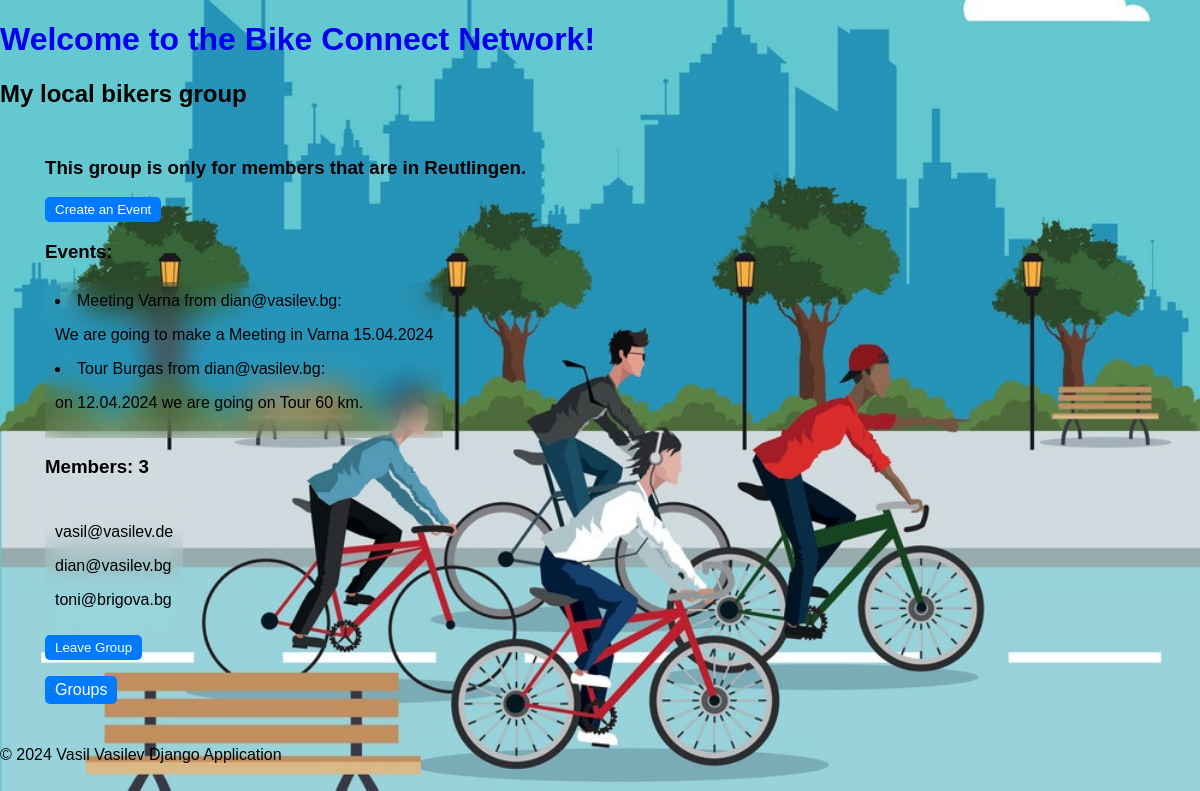
Screenshot of /group/1/details/ (signed in) with the database file from the repository.
### bike_connect_network/groups/models.py (models this page shows, shortened)
class Group(models.Model):
    name = models.CharField(max_length=100)
    description = models.TextField()
    created_by = models.ForeignKey(UserModel, on_delete=models.CASCADE)
    members = models.ManyToManyField(UserModel, related_name='group_members')
    created_at = models.DateTimeField(auto_now_add=True)

class Event(models.Model):
    group = models.ForeignKey(Group, on_delete=models.CASCADE)
    author = models.ForeignKey(UserModel, on_delete=models.CASCADE)
    title = models.CharField(max_length=50, blank=False, null=False)
    content = models.TextField()
    created_at = models.DateTimeField(auto_now_add=True)

### bike_connect_network/profiles/models.py (models this page shows)
class ProfileUser(auth_models.AbstractBaseUser, auth_models.PermissionsMixin):
    email = models.EmailField(
        unique=True,
        error_messages={
            'unique': _('A user with that email already exists')
        },
    )
    is_staff = models.BooleanField(
        _("staff status"),
        default=False,
        help_text=_("Designates whether the user can log into this admin site."),
    )
    is_active = models.BooleanField(
        _("active"),
        default=True,
        help_text=_(
            "Designates whether this user should be treated as active. "
            "Unselect this instead of deleting accounts."
        ),
    )
    date_joined = models.DateTimeField(_("date joined"), default=timezone.now)
    USERNAME_FIELD = 'email'
    objects = ProfileUserManager()

### bike_connect_network/groups/views.py (the view)
# urls.py: path("details/", GroupDetailView.as_view(), name="detail_group"),
class GroupDetailView(views.DetailView):
    queryset = Group.objects.all()
    template_name = "groups/group_details.html"
    context_object_name = "group"
    def get_context_data(self, **kwargs):
        context = super().get_context_data(**kwargs)
        group = self.get_object()
        context['events'] = Event.objects.filter(group=group)
        return context

### templates/groups/group_details.html (shortened to what this page needs)
{% extends "base.html" %}
{% load static %}
{% block main_content %}
    <h2>{{ group.name }}</h2>
    <div style="padding: 10px; margin-left: 35px; margin-right: 10px;">
        <h3>{{ group.description }}</h3>
        {% if user.is_authenticated %}
            {% if user in group.members.all %}
                <a href="{% url 'create_event' pk=object.pk %}">
                    <button class="button-link">Create an Event</button>
                </a>
                <h3>Events:</h3>
                <div style="display: inline-block; backdrop-filter: blur(15px); width: fit-content; padding: 10px;">
                    {% for event in group.event_set.all reversed %}
                        <li>
                            {{ event.title }} from {{ event.author }}:
                            <p>{{ event.content }}</p>
                        </li>
                    {% empty %}
                        <p>No Events yet</p>
                    {% endfor %}
                </div>
                <h3>Members: {{ group.members.count }}</h3>
                <div style="display: inline-block; backdrop-filter: blur(15px); width: fit-content; padding: 10px;">
                    {% for member in group.members.all %}
                        <p>{{ member.email }}</p>
                    {% endfor %}
                </div>
                <form method="post" action="{% url 'leave_group' pk=object.pk %}">
                    <button type="submit" class="button-link">Leave Group</button>
                </form>
            {% else %}
                <form method="post" action="{% url 'join_group' pk=object.pk %}">
                    {% csrf_token %}
                    <button type="submit" class="button-link">Join Group</button>
                </form>
            {% endif %}
            <p><a href="{% url 'list_groups' %}" class="button-link">Groups</a></p>
        {% endif %}
    </div>
{% endblock %}

### staticfiles/style/styles.css (style rules this page uses)
.button-link { display: inline-block; padding: 5px 10px; background-color: #007bff; color: #fff; text-decoration: none; border: none; border-radius: 5px; cursor: pointer; transition: background-color 0.3s ease; }

### rows the page displays
Group: name "My local bikers group", description "This group is only for members that are in Reutlingen.", members.count "3"
Event: title "Meeting Varna", author "dian@vasilev.bg", content "We are going to make a Meeting in Varna 15.04.2024"
Event: title "Tour Burgas", author "dian@vasilev.bg", content "on 12.04.2024 we are going on Tour 60 km."
ProfileUser: email "vasil@vasilev.de"
ProfileUser: email "dian@vasilev.bg"
ProfileUser: email "toni@brigova.bg"
